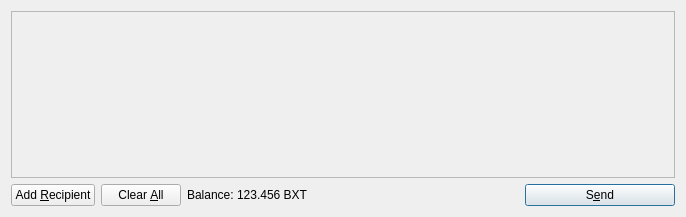
<?xml version="1.0" encoding="UTF-8"?>
<ui version="4.0">
 <class>SendCoinsDialog</class>
 <widget class="QDialog" name="SendCoinsDialog">
  <property name="geometry">
   <rect>
    <x>0</x>
    <y>0</y>
    <width>686</width>
    <height>217</height>
   </rect>
  </property>
  <property name="windowTitle">
   <string>Send Coins</string>
  </property>
  <layout class="QVBoxLayout" name="verticalLayout">
   <item>
    <widget class="QScrollArea" name="scrollArea">
     <property name="widgetResizable">
      <bool>true</bool>
     </property>
     <widget class="QWidget" name="scrollAreaWidgetContents">
      <property name="geometry">
       <rect>
        <x>0</x>
        <y>0</y>
        <width>666</width>
        <height>165</height>
       </rect>
      </property>
      <layout class="QVBoxLayout" name="verticalLayout_2">
       <property name="margin">
        <number>0</number>
       </property>
       <item>
        <layout class="QVBoxLayout" name="entries">
         <property name="spacing">
          <number>6</number>
         </property>
        </layout>
       </item>
       <item>
        <spacer name="verticalSpacer">
         <property name="orientation">
          <enum>Qt::Vertical</enum>
         </property>
         <property name="sizeHint" stdset="0">
          <size>
           <width>20</width>
           <height>40</height>
          </size>
         </property>
        </spacer>
       </item>
      </layout>
     </widget>
    </widget>
   </item>
   <item>
    <layout class="QHBoxLayout" name="horizontalLayout">
     <item>
      <widget class="QPushButton" name="addButton">
       <property name="toolTip">
        <string>Send to multiple recipients at once</string>
       </property>
       <property name="text">
        <string>Add &amp;Recipient</string>
       </property>
       <property name="icon">
        <iconset resource="../bitcoin.qrc">
         <normaloff>:/icons/add</normaloff>:/icons/add</iconset>
       </property>
       <property name="autoDefault">
        <bool>false</bool>
       </property>
      </widget>
     </item>
     <item>
      <widget class="QPushButton" name="clearButton">
       <property name="sizePolicy">
        <sizepolicy hsizetype="Minimum" vsizetype="Fixed">
         <horstretch>0</horstretch>
         <verstretch>0</verstretch>
        </sizepolicy>
       </property>
       <property name="toolTip">
        <string>Remove all transaction fields</string>
       </property>
       <property name="text">
        <string>Clear &amp;All</string>
       </property>
       <property name="icon">
        <iconset resource="../bitcoin.qrc">
         <normaloff>:/icons/remove</normaloff>:/icons/remove</iconset>
       </property>
       <property name="autoRepeatDelay">
        <number>300</number>
       </property>
       <property name="autoDefault">
        <bool>false</bool>
       </property>
      </widget>
     </item>
     <item>
      <layout class="QHBoxLayout" name="horizontalLayout_2">
       <property name="spacing">
        <number>3</number>
       </property>
       <item>
        <widget class="QLabel" name="label">
         <property name="text">
          <string>Balance:</string>
         </property>
        </widget>
       </item>
       <item>
        <widget class="QLabel" name="labelBalance">
         <property name="cursor">
          <cursorShape>IBeamCursor</cursorShape>
         </property>
         <property name="text">
          <string>123.456 BXT</string>
         </property>
         <property name="textInteractionFlags">
          <set>Qt::LinksAccessibleByMouse|Qt::TextSelectableByKeyboard|Qt::TextSelectableByMouse</set>
         </property>
        </widget>
       </item>
      </layout>
     </item>
     <item>
      <spacer name="horizontalSpacer">
       <property name="orientation">
        <enum>Qt::Horizontal</enum>
       </property>
       <property name="sizeHint" stdset="0">
        <size>
         <width>40</width>
         <height>20</height>
        </size>
       </property>
      </spacer>
     </item>
     <item>
      <widget class="QPushButton" name="sendButton">
       <property name="minimumSize">
        <size>
         <width>150</width>
         <height>0</height>
        </size>
       </property>
       <property name="toolTip">
        <string>Confirm the send action</string>
       </property>
       <property name="text">
        <string>S&amp;end</string>
       </property>
       <property name="icon">
        <iconset resource="../bitcoin.qrc">
         <normaloff>:/icons/send</normaloff>:/icons/send</iconset>
       </property>
       <property name="default">
        <bool>true</bool>
       </property>
      </widget>
     </item>
    </layout>
   </item>
  </layout>
 </widget>
 <resources>
  <include location="../bitcoin.qrc"/>
 </resources>
 <connections/>
</ui>
